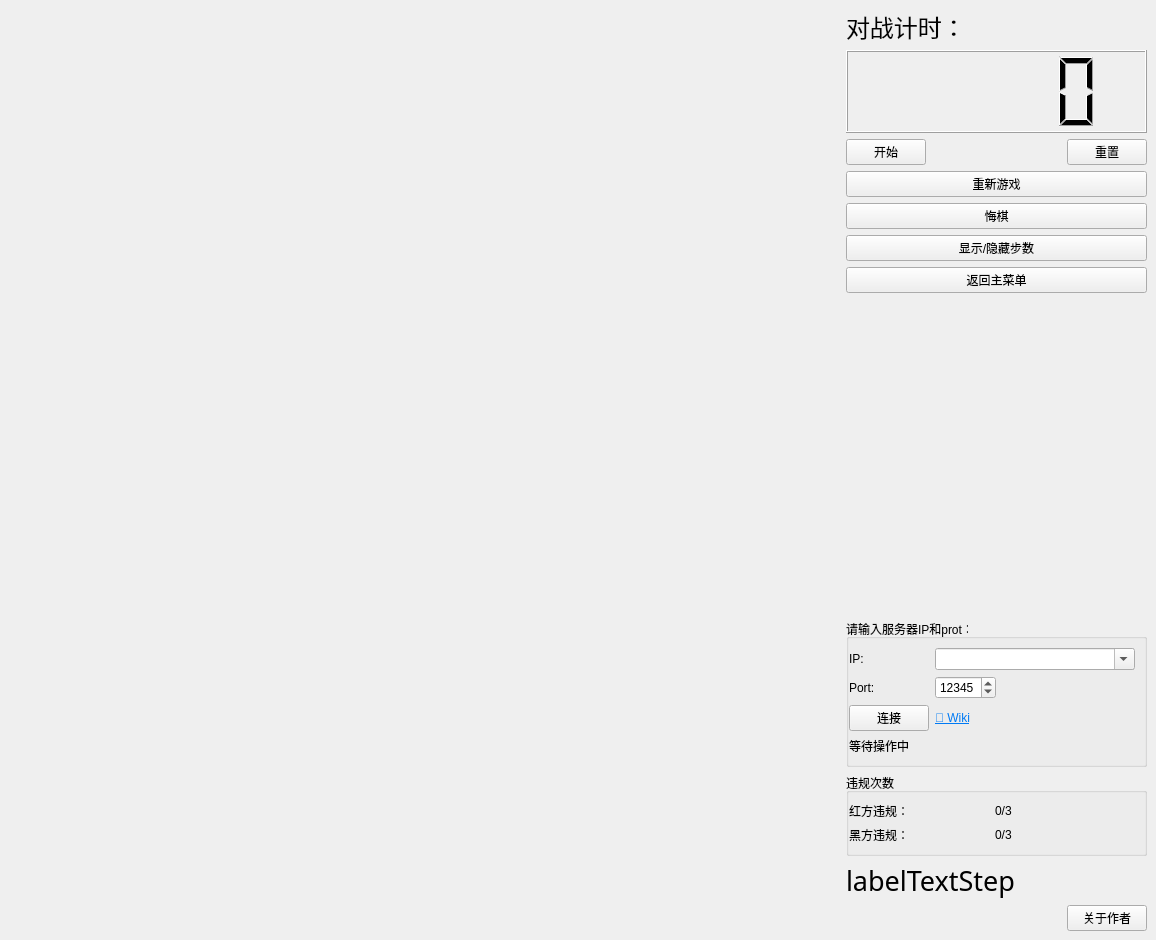
<?xml version="1.0" encoding="UTF-8"?>
<ui version="4.0">
 <class>ChessBoard</class>
 <widget class="QMainWindow" name="ChessBoard">
  <property name="geometry">
   <rect>
    <x>0</x>
    <y>0</y>
    <width>1156</width>
    <height>940</height>
   </rect>
  </property>
  <property name="windowTitle">
   <string>MainWindow</string>
  </property>
  <widget class="QWidget" name="centralwidget">
   <layout class="QHBoxLayout" name="horizontalLayout" stretch="11,3">
    <property name="leftMargin">
     <number>0</number>
    </property>
    <property name="topMargin">
     <number>0</number>
    </property>
    <property name="rightMargin">
     <number>0</number>
    </property>
    <property name="bottomMargin">
     <number>0</number>
    </property>
    <item>
     <widget class="QLabel" name="label">
      <property name="sizePolicy">
       <sizepolicy hsizetype="Expanding" vsizetype="Preferred">
        <horstretch>0</horstretch>
        <verstretch>0</verstretch>
       </sizepolicy>
      </property>
      <property name="text">
       <string/>
      </property>
      <property name="scaledContents">
       <bool>false</bool>
      </property>
     </widget>
    </item>
    <item>
     <widget class="QWidget" name="verticalWidget" native="true">
      <property name="sizePolicy">
       <sizepolicy hsizetype="Preferred" vsizetype="Preferred">
        <horstretch>0</horstretch>
        <verstretch>0</verstretch>
       </sizepolicy>
      </property>
      <property name="styleSheet">
       <string notr="true">#verticalWidget{
border-image: url(:/images/b.jpg);
}</string>
      </property>
      <layout class="QVBoxLayout" name="verticalLayout">
       <item>
        <widget class="QLabel" name="label_2">
         <property name="font">
          <font>
           <pointsize>18</pointsize>
          </font>
         </property>
         <property name="text">
          <string>对战计时：</string>
         </property>
        </widget>
       </item>
       <item>
        <widget class="QLCDNumber" name="lcdNumber">
         <property name="sizePolicy">
          <sizepolicy hsizetype="Minimum" vsizetype="Minimum">
           <horstretch>0</horstretch>
           <verstretch>0</verstretch>
          </sizepolicy>
         </property>
         <property name="minimumSize">
          <size>
           <width>0</width>
           <height>83</height>
          </size>
         </property>
        </widget>
       </item>
       <item>
        <layout class="QHBoxLayout" name="horizontalLayout_2">
         <property name="topMargin">
          <number>0</number>
         </property>
         <item>
          <widget class="QPushButton" name="pushButton_start">
           <property name="sizePolicy">
            <sizepolicy hsizetype="Minimum" vsizetype="Preferred">
             <horstretch>0</horstretch>
             <verstretch>0</verstretch>
            </sizepolicy>
           </property>
           <property name="text">
            <string>开始</string>
           </property>
          </widget>
         </item>
         <item>
          <spacer name="horizontalSpacer">
           <property name="orientation">
            <enum>Qt::Horizontal</enum>
           </property>
           <property name="sizeHint" stdset="0">
            <size>
             <width>40</width>
             <height>20</height>
            </size>
           </property>
          </spacer>
         </item>
         <item>
          <widget class="QPushButton" name="pushButton_reset">
           <property name="sizePolicy">
            <sizepolicy hsizetype="Minimum" vsizetype="Preferred">
             <horstretch>0</horstretch>
             <verstretch>0</verstretch>
            </sizepolicy>
           </property>
           <property name="text">
            <string>重置</string>
           </property>
          </widget>
         </item>
        </layout>
       </item>
       <item>
        <widget class="QPushButton" name="pushButton_restart">
         <property name="text">
          <string>重新游戏</string>
         </property>
        </widget>
       </item>
       <item>
        <widget class="QPushButton" name="pushButton_back">
         <property name="text">
          <string>悔棋</string>
         </property>
        </widget>
       </item>
       <item>
        <widget class="QPushButton" name="pushButton_showStep">
         <property name="text">
          <string>显示/隐藏步数</string>
         </property>
        </widget>
       </item>
       <item>
        <widget class="QPushButton" name="pushButton_toMenu">
         <property name="text">
          <string>返回主菜单</string>
         </property>
        </widget>
       </item>
       <item>
        <spacer name="verticalSpacer">
         <property name="orientation">
          <enum>Qt::Vertical</enum>
         </property>
         <property name="sizeHint" stdset="0">
          <size>
           <width>20</width>
           <height>40</height>
          </size>
         </property>
        </spacer>
       </item>
       <item>
        <widget class="QGroupBox" name="networkGroup">
         <property name="title">
          <string>请输入服务器IP和prot：</string>
         </property>
         <layout class="QGridLayout" name="gridLayout" columnstretch="1,3" columnminimumwidth="80,200">
          <property name="leftMargin">
           <number>0</number>
          </property>
          <item row="0" column="0">
           <widget class="QLabel" name="label_4">
            <property name="text">
             <string>IP:</string>
            </property>
           </widget>
          </item>
          <item row="0" column="1">
           <widget class="QComboBox" name="comboIp">
            <property name="sizePolicy">
             <sizepolicy hsizetype="Expanding" vsizetype="Fixed">
              <horstretch>0</horstretch>
              <verstretch>0</verstretch>
             </sizepolicy>
            </property>
            <property name="minimumSize">
             <size>
              <width>0</width>
              <height>0</height>
             </size>
            </property>
            <property name="editable">
             <bool>true</bool>
            </property>
            <property name="insertPolicy">
             <enum>QComboBox::NoInsert</enum>
            </property>
            <property name="sizeAdjustPolicy">
             <enum>QComboBox::AdjustToContents</enum>
            </property>
            <property name="minimumContentsLength">
             <number>18</number>
            </property>
           </widget>
          </item>
          <item row="1" column="0">
           <widget class="QLabel" name="label_5">
            <property name="text">
             <string>Port:</string>
            </property>
           </widget>
          </item>
          <item row="1" column="1">
           <widget class="QSpinBox" name="sbPort">
            <property name="sizePolicy">
             <sizepolicy hsizetype="Maximum" vsizetype="Fixed">
              <horstretch>0</horstretch>
              <verstretch>0</verstretch>
             </sizepolicy>
            </property>
            <property name="minimumSize">
             <size>
              <width>0</width>
             <height>0</height>
            </size>
           </property>
            <property name="minimum">
             <number>1</number>
            </property>
            <property name="maximum">
             <number>65535</number>
            </property>
            <property name="value">
             <number>12345</number>
            </property>
           </widget>
          </item>
          <item row="2" column="0">
           <widget class="QPushButton" name="btnTcpConnect">
            <property name="sizePolicy">
             <sizepolicy hsizetype="Fixed" vsizetype="Fixed">
              <horstretch>0</horstretch>
              <verstretch>0</verstretch>
             </sizepolicy>
            </property>
            <property name="minimumSize">
             <size>
              <width>60</width>
              <height>0</height>
             </size>
            </property>
            <property name="text">
             <string>连接</string>
            </property>
           </widget>
          </item>
          <item row="2" column="1">
           <widget class="QLabel" name="labelWiki">
            <property name="text">
             <string>&lt;html&gt;&lt;head/&gt;&lt;body&gt;&lt;p&gt;&lt;a href=&quot;https://github.com/XMuli/ChineseChess/wiki/%E7%BD%91%E7%BB%9C%E5%AF%B9%E6%88%98%E6%A8%A1%E5%BC%8F%E8%AE%BE%E7%BD%AE&quot;&gt;&lt;span style=&quot; text-decoration: underline; color:#007af4;&quot;&gt;📖 Wiki&lt;/span&gt;&lt;/a&gt;&lt;/p&gt;&lt;/body&gt;&lt;/html&gt;</string>
            </property>
            <property name="openExternalLinks">
             <bool>true</bool>
            </property>
           </widget>
          </item>
          <item row="3" column="0" colspan="2">
           <widget class="QLabel" name="labConnectStatus">
            <property name="text">
             <string>等待操作中</string>
            </property>
            <property name="wordWrap">
             <bool>true</bool>
            </property>
           </widget>
          </item>
         </layout>
        </widget>
       </item>
       <item>
        <widget class="QGroupBox" name="violationGroup">
         <property name="title">
          <string>违规次数</string>
         </property>
         <layout class="QGridLayout" name="gridLayoutViolation">
          <property name="leftMargin">
           <number>0</number>
          </property>
          <item row="0" column="0">
           <widget class="QLabel" name="labelViolationRed">
            <property name="text">
             <string>红方违规：</string>
            </property>
           </widget>
          </item>
          <item row="0" column="1">
           <widget class="QLabel" name="labelViolationRedValue">
            <property name="text">
             <string>0/3</string>
            </property>
           </widget>
          </item>
          <item row="1" column="0">
           <widget class="QLabel" name="labelViolationBlack">
            <property name="text">
             <string>黑方违规：</string>
            </property>
           </widget>
          </item>
          <item row="1" column="1">
           <widget class="QLabel" name="labelViolationBlackValue">
            <property name="text">
             <string>0/3</string>
            </property>
           </widget>
          </item>
         </layout>
        </widget>
       </item>
       <item>
        <widget class="QLabel" name="labelTextStep">
         <property name="font">
          <font>
           <family>宋体</family>
           <pointsize>20</pointsize>
          </font>
         </property>
         <property name="text">
          <string>labelTextStep</string>
         </property>
        </widget>
       </item>
       <item>
        <layout class="QHBoxLayout" name="horizontalLayout_3">
         <property name="topMargin">
          <number>0</number>
         </property>
         <item>
          <spacer name="horizontalSpacer_2">
           <property name="orientation">
            <enum>Qt::Horizontal</enum>
           </property>
           <property name="sizeHint" stdset="0">
            <size>
             <width>40</width>
             <height>20</height>
            </size>
           </property>
          </spacer>
         </item>
         <item>
          <widget class="QPushButton" name="pushButton_about">
           <property name="sizePolicy">
            <sizepolicy hsizetype="Minimum" vsizetype="Preferred">
             <horstretch>0</horstretch>
             <verstretch>0</verstretch>
            </sizepolicy>
           </property>
           <property name="text">
            <string>关于作者</string>
           </property>
          </widget>
         </item>
        </layout>
       </item>
      </layout>
     </widget>
    </item>
   </layout>
  </widget>
  <widget class="QMenuBar" name="menubar">
   <property name="geometry">
    <rect>
     <x>0</x>
     <y>0</y>
     <width>1156</width>
     <height>17</height>
    </rect>
   </property>
  </widget>
 </widget>
 <resources/>
 <connections/>
</ui>
